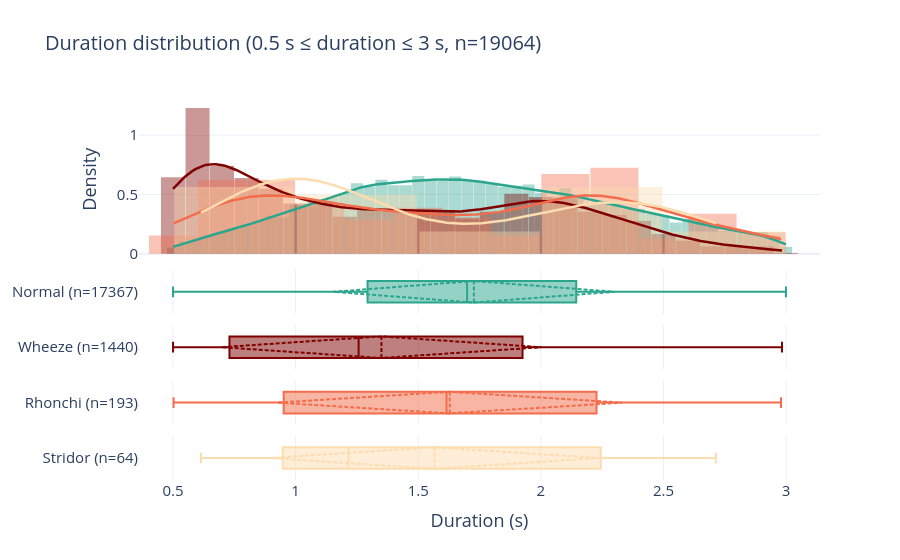

The notebook cell saved with this chart:
### Code cell
# --- 1. Datos: fragmentos que se conservan con el filtro D_MIN <= duración <= D_MAX ---
df_kept = df[duration_mask(df, D_MIN, D_MAX)]

# --- 2. Crear figura: 2 filas, eje X compartido ---
fig = make_subplots(
    rows=5, cols=1,
    shared_xaxes=True,
    row_heights=[0.9, 0.25, 0.25, 0.25, 0.25],   # histograma más grande, boxplot como "resumen" fino
    vertical_spacing=0.03,
)

for i, label in enumerate(labels, start=2):

    df_i = df_kept[df_kept["label"] == label]
    durations = df_i["duration"].dropna()

    # --- Estimar KDE ---
    kde = gaussian_kde(durations)
    x_kde = np.linspace(durations.min(), durations.max(), 300)
    y_kde = kde(x_kde)

    # --- Histograma (normalizado a densidad para que la escala coincida con la KDE) ---
    fig.add_trace(
        go.Histogram(
            x=durations,
            histnorm="probability density",
            name="Duration",
            marker_color=color_map[label],
            opacity=0.4,
            showlegend=False,
        ),
        row=1, col=1
    )

    # --- KDE ---
    fig.add_trace(
        go.Scatter(
            x=x_kde,
            y=y_kde,
            mode="lines",
            name="KDE",
            line=dict(color=color_map[label], width=2.5),
            showlegend=False,
        ),
        row=1, col=1
    )

    # --- Boxplot horizontal ---
    fig.add_trace(
        go.Box(
            x=durations,
            name=f"{label} (n={len(durations)})",
            marker_color=color_map[label],
            line_color=color_map[label],
            boxpoints="outliers",   # muestra outliers como puntos
            showlegend=False,
            boxmean="sd"
        ),
        row=i, col=1
    )

# --- 3. Layout ---
fig.update_layout(
    template="plotly_white",
    title_text=f"Duration distribution ({D_MIN} s ≤ duration ≤ {D_MAX} s, n={len(df_kept)})",
    font=dict(size=15),
    title_font=dict(size=20),
    bargap=0.02,
    barmode="overlay"
)
fig.update_yaxes(title_text="Density", row=1, col=1)
fig.update_xaxes(title_text="Duration (s)", row=5, col=1)

fig.show()
fig.write_image("assets/filtered/duration_distribution_class_filtered.png", scale=5)

### Figure 1 — Plotly figure (JSON) as saved in the notebook; plotly's stock layout.template omitted (floating-point values rounded to 4 significant figures; data arrays with more than 128 entries replaced by an {"elided": "..."} marker saying what was removed)
{"data": [{"histnorm": "probability density", "marker": {"color": "#2CA58D"}, "name": "Duration", "opacity": 0.4, "showlegend": false, "type": "histogram", "x": {"elided": "17367 float values"}, "xaxis": "x", "yaxis": "y"}, {"line": {"color": "#2CA58D", "width": 2.5}, "mode": "lines", "name": "KDE", "showlegend": false, "type": "scatter", "x": {"elided": "300 float values"}, "xaxis": "x", "y": {"elided": "300 float values"}, "yaxis": "y"}, {"boxmean": "sd", "boxpoints": "outliers", "line": {"color": "#2CA58D"}, "marker": {"color": "#2CA58D"}, "name": "Normal (n=17367)", "showlegend": false, "type": "box", "x": {"elided": "17367 float values"}, "xaxis": "x2", "yaxis": "y2"}, {"histnorm": "probability density", "marker": {"color": "rgb(127, 0, 0)"}, "name": "Duration", "opacity": 0.4, "showlegend": false, "type": "histogram", "x": {"elided": "1440 float values"}, "xaxis": "x", "yaxis": "y"}, {"line": {"color": "rgb(127, 0, 0)", "width": 2.5}, "mode": "lines", "name": "KDE", "showlegend": false, "type": "scatter", "x": {"elided": "300 float values"}, "xaxis": "x", "y": {"elided": "300 float values"}, "yaxis": "y"}, {"boxmean": "sd", "boxpoints": "outliers", "line": {"color": "rgb(127, 0, 0)"}, "marker": {"color": "rgb(127, 0, 0)"}, "name": "Wheeze (n=1440)", "showlegend": false, "type": "box", "x": {"elided": "1440 float values"}, "xaxis": "x3", "yaxis": "y3"}, {"histnorm": "probability density", "marker": {"color": "rgb(242, 109, 75)"}, "name": "Duration", "opacity": 0.4, "showlegend": false, "type": "histogram", "x": {"elided": "193 float values"}, "xaxis": "x", "yaxis": "y"}, {"line": {"color": "rgb(242, 109, 75)", "width": 2.5}, "mode": "lines", "name": "KDE", "showlegend": false, "type": "scatter", "x": {"elided": "300 float values"}, "xaxis": "x", "y": {"elided": "300 float values"}, "yaxis": "y"}, {"boxmean": "sd", "boxpoints": "outliers", "line": {"color": "rgb(242, 109, 75)"}, "marker": {"color": "rgb(242, 109, 75)"}, "name": "Rhonchi (n=193)", "showlegend": false, "type": "box", "x": {"elided": "193 float values"}, "xaxis": "x4", "yaxis": "y4"}, {"histnorm": "probability density", "marker": {"color": "rgb(253, 220, 175)"}, "name": "Duration", "opacity": 0.4, "showlegend": false, "type": "histogram", "x": [2.086, 2.221, 2.138, 2.333, 2.159, 2.0, 1.568, 0.7702, 1.036, 0.9193, 0.9333, 0.8852, 0.6142, 0.9042, 1.173, 1.177, 1.176, 1.187, 1.096, 1.116, 0.9872, 0.8872, 0.9573, 1.016, 0.9373, 0.7522, 0.9213, 0.6743, 0.7933, 2.004, 1.845, 2.229, 2.484, 2.464, 2.259, 2.569, 2.657, 2.386, 2.334, 0.8413, 0.7883, 2.619, 1.0, 2.635, 2.394, 2.531, 2.365, 2.713, 2.192, 1.981, 1.641, 1.792, 2.474, 2.282, 1.524, 1.268, 1.099, 1.237, 1.152, 1.193, 1.079, 1.092, 0.8882, 0.8173], "xaxis": "x", "yaxis": "y"}, {"line": {"color": "rgb(253, 220, 175)", "width": 2.5}, "mode": "lines", "name": "KDE", "showlegend": false, "type": "scatter", "x": {"elided": "300 float values"}, "xaxis": "x", "y": {"elided": "300 float values"}, "yaxis": "y"}, {"boxmean": "sd", "boxpoints": "outliers", "line": {"color": "rgb(253, 220, 175)"}, "marker": {"color": "rgb(253, 220, 175)"}, "name": "Stridor (n=64)", "showlegend": false, "type": "box", "x": [2.086, 2.221, 2.138, 2.333, 2.159, 2.0, 1.568, 0.7702, 1.036, 0.9193, 0.9333, 0.8852, 0.6142, 0.9042, 1.173, 1.177, 1.176, 1.187, 1.096, 1.116, 0.9872, 0.8872, 0.9573, 1.016, 0.9373, 0.7522, 0.9213, 0.6743, 0.7933, 2.004, 1.845, 2.229, 2.484, 2.464, 2.259, 2.569, 2.657, 2.386, 2.334, 0.8413, 0.7883, 2.619, 1.0, 2.635, 2.394, 2.531, 2.365, 2.713, 2.192, 1.981, 1.641, 1.792, 2.474, 2.282, 1.524, 1.268, 1.099, 1.237, 1.152, 1.193, 1.079, 1.092, 0.8882, 0.8173], "xaxis": "x5", "yaxis": "y5"}], "layout": {"bargap": 0.02, "barmode": "overlay", "font": {"size": 15}, "title": {"font": {"size": 20}, "text": "Duration distribution (0.5 s ≤ duration ≤ 3 s, n=19064)"}, "xaxis": {"anchor": "y", "domain": [0, 1], "matches": "x5", "showticklabels": false}, "xaxis2": {"anchor": "y2", "domain": [0, 1], "matches": "x5", "showticklabels": false}, "xaxis3": {"anchor": "y3", "domain": [0, 1], "matches": "x5", "showticklabels": false}, "xaxis4": {"anchor": "y4", "domain": [0, 1], "matches": "x5", "showticklabels": false}, "xaxis5": {"anchor": "y5", "domain": [0, 1], "title": {"text": "Duration (s)"}}, "yaxis": {"anchor": "x", "domain": [0.5832, 1], "title": {"text": "Density"}}, "yaxis2": {"anchor": "x2", "domain": [0.4374, 0.5532]}, "yaxis3": {"anchor": "x3", "domain": [0.2916, 0.4074]}, "yaxis4": {"anchor": "x4", "domain": [0.1458, 0.2616]}, "yaxis5": {"anchor": "x5", "domain": [0, 0.1158]}}}
